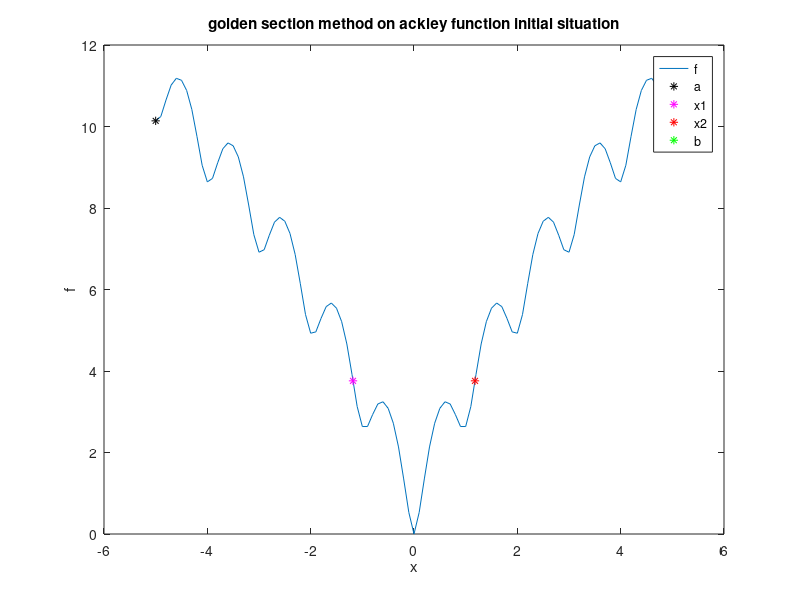
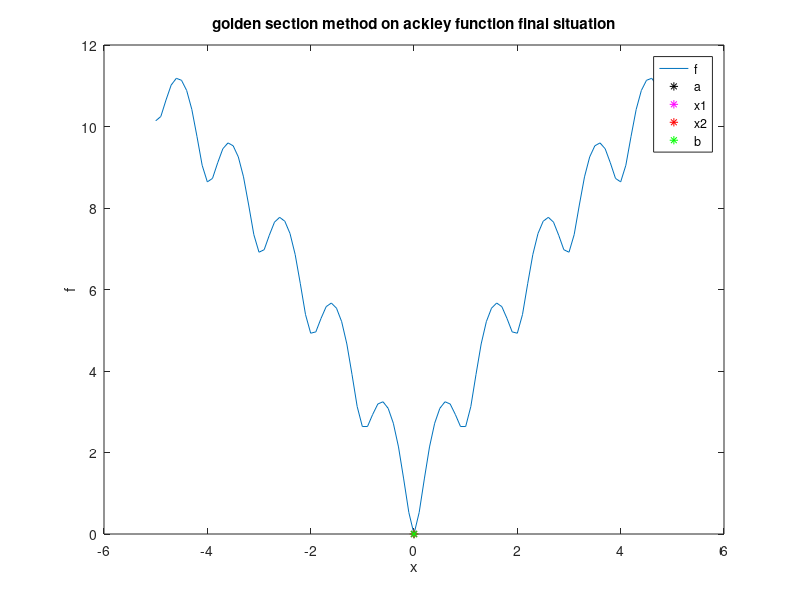

Recreate these plots in MATLAB, in order.
clc
clear
close all
%% declaring ackely function
ackley = @(X,Y)-20 * exp(-0.2 * sqrt(0.5*(X.^2 + Y.^2))) - exp(0.5*(cos(2*pi*X) + cos(2*pi*Y))) + exp(1) + 20;

%% golden section implementation
% defining and declaring variables
a = -5.0;
b = 5.0;
x = a:0.1:b;
gammaInv = 0.618;
L0 = b - a;
L2_star = gammaInv.^2 * L0;
x1 = a + L2_star;
x2 = b - L2_star;
n = 10;

% ploting the function value with initial points
figure(1)
plot(x,ackley(x,0));
title('golden section method on ackley function initial situation');
xlabel('x');
ylabel('f');
hold on
plot(a,ackley(a,0),'*k');
plot(x1,ackley(x1,0),'*m');
plot(x2,ackley(x2,0),'*r');
plot(b,ackley(b,0),'*g');
legend('f','a','x1','x2','b');
hold off

figure(2)
plot(x,ackley(x,0));
title('golden section method on ackley function final situation');
xlabel('x');
ylabel('f');
hold on

for j = 1:n
   f1 = ackley(x1,0);
   f2 = ackley(x2,0);
   % checking unimodality condition and 
   % assigning new a,x1,x2 and b accordingly
   if f2 > f1
       x3 = a + (x2 - x1);
       b = x2;
       x2 = x1;
       x1 = x3;
   elseif f1 > f2
       x3 = x1 + (b - x2);
       a = x1;
       x1 = x2;
       x2 = x3;
   else
      a = x1;
      b = x2;
      L0 = b - a;
      L2_star = 0.382 * L0;
      x1 = a + L2_star;
      x2 = b - L2_star;
   end
end
% plot the final point along with their function value
plot(a,ackley(a,0),'*k');
plot(x1,ackley(x1,0),'*m');
plot(x2,ackley(x2,0),'*r');
plot(b,ackley(b,0),'*g');
legend('f','a','x1','x2','b');
hold off
% display the final interval
Ln = [a b];
display(Ln);